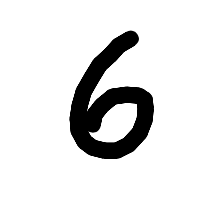
#> input picture Data mining/pawannotes/dev.cs.smu.ca/~pawan/5580/notes/python/workshop 2_code/images/6_original.png, 200 x 200 px; its folder holds 6 pictures in this run
$ python np_mask_workshop.py
#> lines starting #> are read from the running program, lines starting #| are printed output that depends on the picture; after the words box and inside, x2 and y2 are one past the last pixel; in counts of white or black regions, pixels touching at a corner belong together
#%matplotlib inline
import numpy as np

from PIL import Image
import matplotlib.pylab as plt

def img_to_array(filename):

#> called with filename = '6_original.png'
    img = Image.open("images/"+ filename)
#> img is the input picture: PIL image 200x200 RGBA; mean R, G, B, A 0, 0, 0, 31.8
    img_array = np.asarray(img)[:, :, 3]
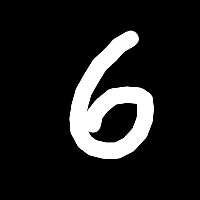
#> img_array: shape (200, 200); min 0, max 255, mean 31.8

    return img_array


six_array = img_to_array("6_original.png")
six_array = img_to_array("6_original.png")

one_array = img_to_array("1_original.png")
#> call 3 of img_to_array, with filename = '1_original.png'
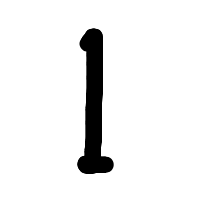
#> input picture Data mining/pawannotes/dev.cs.smu.ca/~pawan/5580/notes/python/workshop 2_code/images/1_original.png, 200 x 200 px
#> in img_to_array, img is the input picture: PIL image 200x200 RGBA; mean R, G, B, A 0, 0, 0, 17.6
#> in img_to_array (call 3), `img_array = np.asarray(img)[:, :, 3]`:
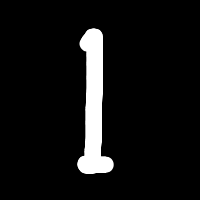
#> img_array: shape (200, 200); min 0, max 255, mean 17.6

mask_array = one_array >0
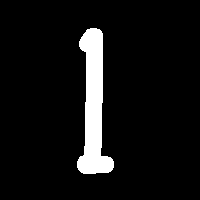
#> mask_array: shape (200, 200) bool; 7.1% white; 1 white region, box (x1, y1, x2, y2) and area: (77, 28, 114, 174) 2859
six_masked = six_array[mask_array]
#> six_masked = 2859 values, max 255 at index 489, min 0 at index 0, mean 122.3
#> (the run stopped early here; a loop or call above may not have finished)
